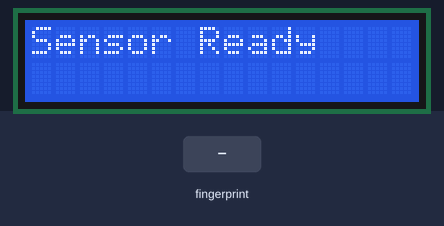
Bench run of a sketch on a simulated ESP32. On the bench: 16×2 character LCD. The test bench sets the inputs (shaded band).

Above: at 3.1 s.
At 5.8 s:
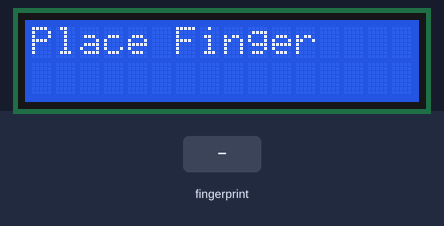
5.9 s: finger stored as number 1 placed on the sensor
At 7.6 s:
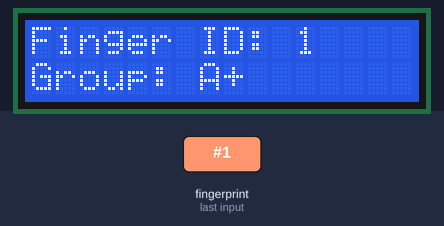
At 11.9 s:
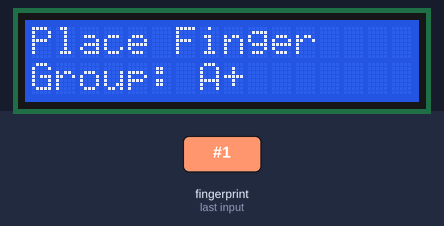
Timing chart, 0 to 13.4 s (numbered marks = the images above; inputs shaded):
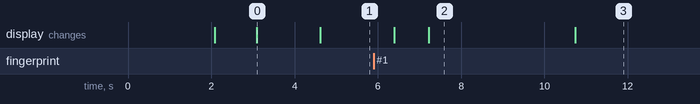

Measured:
- after the input at 5.9 s, the display: first changes after 0.50 s (image 2 shows a later state)
- what the display in image 0 shows lasts 1.5 s, from 3.1 s to 4.6 s
- what the display in image 2 shows lasts 3.5 s, from 7.2 s to 10.7 s

The sketch:

sketch_nov17b.ino
```cpp
#include <Adafruit_Fingerprint.h>
#include <Wire.h>
#include <LiquidCrystal_I2C.h>

// LCD setup
LiquidCrystal_I2C lcd(0x27, 16, 2);

// Fingerprint sensor pins
HardwareSerial FingerprintSerial(2);  // RX2, TX2 for ESP32

Adafruit_Fingerprint finger = Adafruit_Fingerprint(&FingerprintSerial);

// Sample blood group mapping (You can change this)
String getBloodGroup(uint8_t id) {
  switch (id) {
    case 1: return "A+";
    case 2: return "A-";
    case 3: return "B+";
    case 4: return "B-";
    case 5: return "O+";
    case 6: return "O-";
    case 7: return "AB+";
    case 8: return "AB-";
    default: return "Unknown";
  }
}

void setup() {
  Serial.begin(115200);

  lcd.init();
  lcd.backlight();
  lcd.setCursor(0, 0);
  lcd.print("Blood Group");
  lcd.setCursor(0, 1);
  lcd.print("Detection");

  delay(2000);
  lcd.clear();

  // Fingerprint Sensor Start
  FingerprintSerial.begin(57600, SERIAL_8N1, 16, 17); // RX=16, TX=17

  finger.begin(57600);

  if (finger.verifyPassword()) {
    lcd.print("Sensor Ready");
  } else {
    lcd.print("Sensor Error!");
    while (1);
  }

  delay(1500);
  lcd.clear();
}

void loop() {
  lcd.setCursor(0, 0);
  lcd.print("Place Finger");

  int result = finger.getImage();

  if (result == FINGERPRINT_OK) {
    lcd.clear();
    lcd.print("Reading...");
    delay(500);

    finger.image2Tz();
    finger.fingerSearch();

    if (finger.fingerID > 0) {
      lcd.clear();
      lcd.setCursor(0, 0);
      lcd.print("Finger ID: ");
      lcd.print(finger.fingerID);

      lcd.setCursor(0, 1);
      lcd.print("Group: ");
      lcd.print(getBloodGroup(finger.fingerID));
      delay(3000);
    } else {
      lcd.clear();
      lcd.print("Not Found");
      delay(1500);
    }
  }

  delay(500);
}
```
